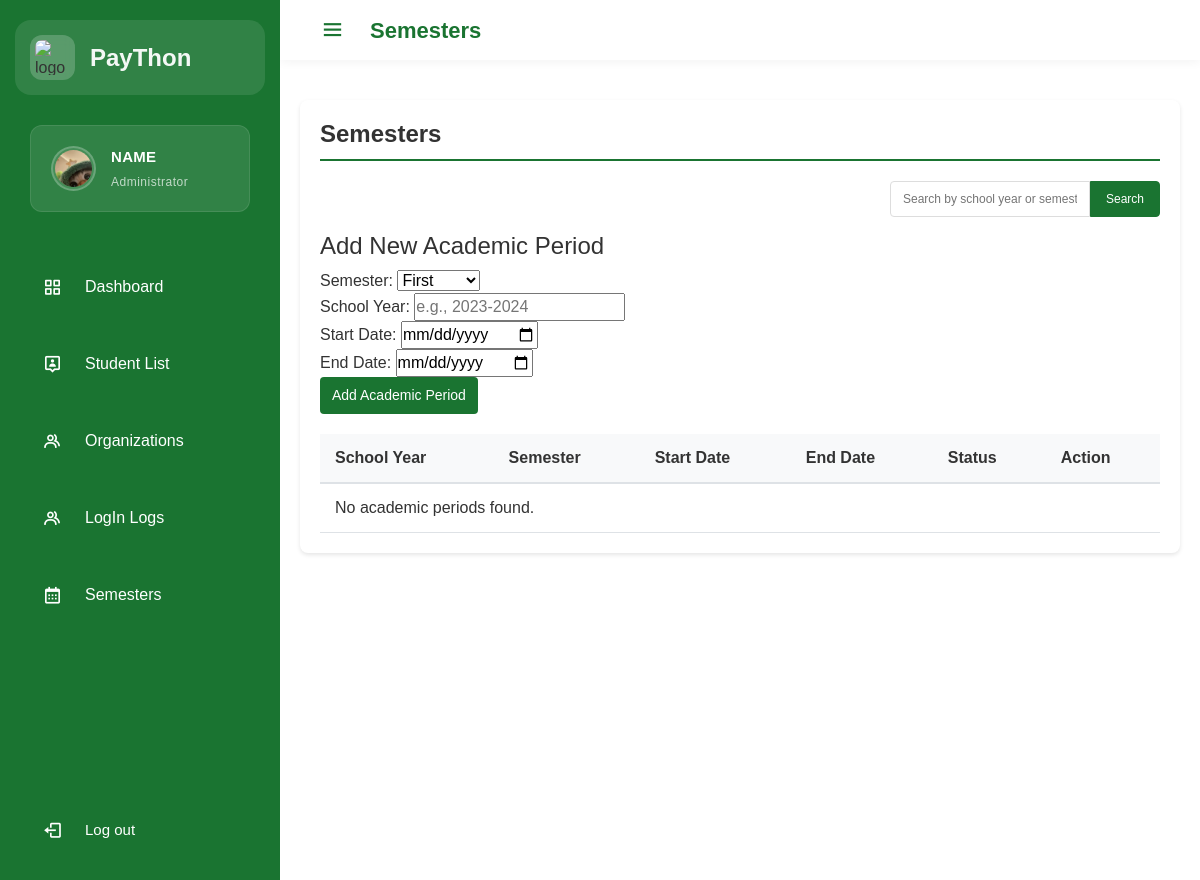
Before: /admin_semesters.php with the older database file.
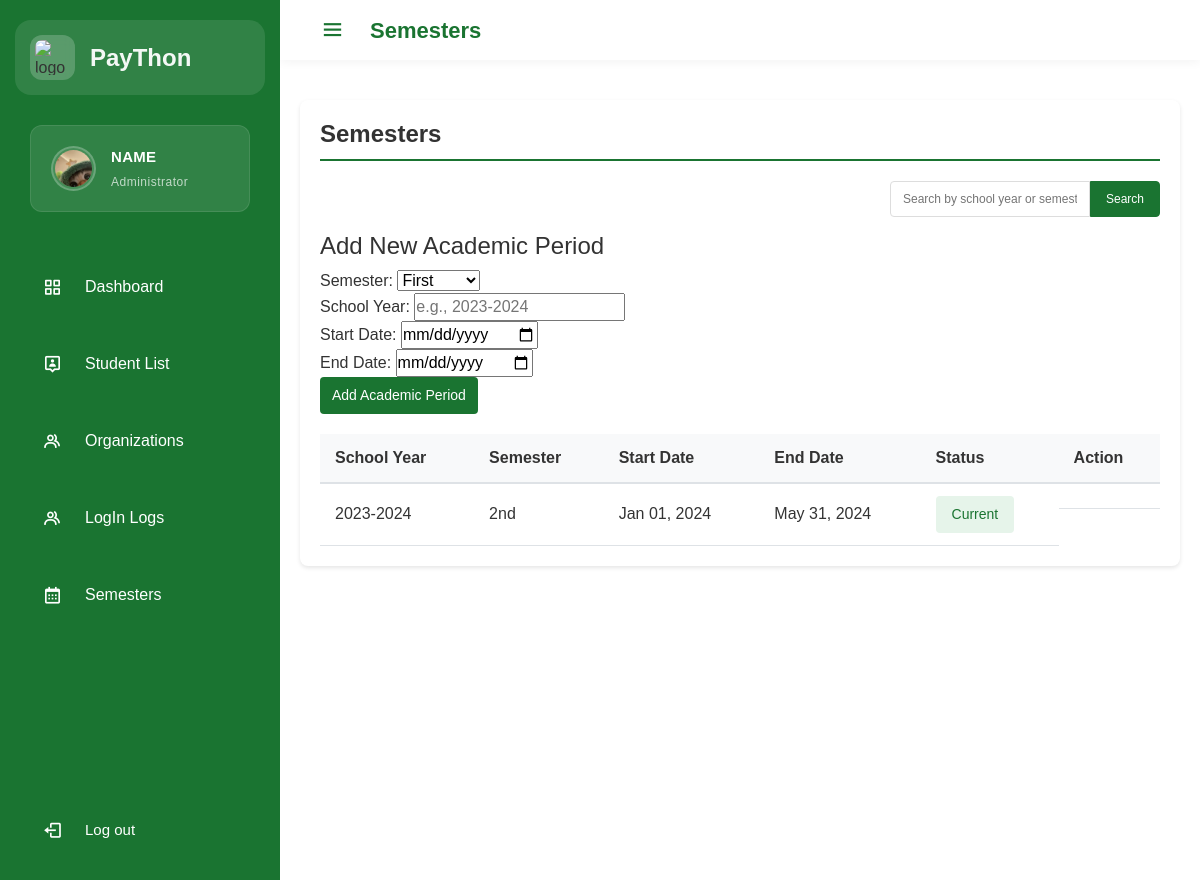
After: the same page with the newer database file.
### tables this page shows
CREATE TABLE `academic_periods` (
  `school_year` VARCHAR(9) NOT NULL,
  `semester` ENUM('1st', '2nd', 'Summer') NOT NULL,
  `is_current` BOOLEAN DEFAULT FALSE,
  `start_date` DATE NOT NULL,
  `end_date` DATE NOT NULL,
  PRIMARY KEY (`school_year`, `semester`)
);

### classes/academicperiod.class.php (called while the page is built, shortened)
<?php
require_once($_SERVER['DOCUMENT_ROOT'] . '/Paython/classes/database.class.php');
class AcademicPeriod {
    protected $db;
    function __construct() {
        $this->db = new Database();
    }
    function getAllPeriods($searchQuery = '') {
        $sql = "SELECT * FROM academic_periods
                WHERE (school_year LIKE :search OR semester LIKE :search OR :search = '')
                ORDER BY is_current DESC,
                school_year DESC,
                CASE semester
                    WHEN '1st' THEN 1
                    WHEN '2nd' THEN 2
                    WHEN 'Summer' THEN 3
                END";
        $query = $this->db->connect()->prepare($sql);
        $searchTerm = "%$searchQuery%";
        $query->bindParam(':search', $searchTerm, PDO::PARAM_STR);
        if ($query->execute()) {
            return $query->fetchAll();
        }
        return false;
    }
}

### classes/database.class.php (called while the page is built, shortened)
<?php
if (!class_exists('Database')) {
    class Database {
        function connect() {
            try {
                $this->db = new PDO("mysql:host=localhost;dbname=PMS1", "root", "");
                $this->db->setAttribute(PDO::ATTR_ERRMODE, PDO::ERRMODE_EXCEPTION);
                return $this->db;
            } catch(PDOException $e) {
                die("Database connection failed: " . $e->getMessage());
            }
        }
    }
}
?>

### admin_semesters.php (the view, shortened to what this page needs)
<!DOCTYPE html>
<html lang="en">
<head>
    <link href="https://cdn.jsdelivr.net/npm/bootstrap@5.3.2/dist/css/bootstrap.min.css" rel="stylesheet">
    <link rel="stylesheet" href="https://cdnjs.cloudflare.com/ajax/libs/font-awesome/6.0.0/css/all.min.css">
    <link rel="stylesheet" href="css/admin_logs.css">
</head>
<body>
    <?php include 'navbar.php'; ?>
    <?php
    require_once 'classes/academicperiod.class.php';
    $academicPeriod = new AcademicPeriod();
    $searchQuery = isset($_POST['searchQuery']) ? clean_input($_POST['searchQuery']) : '';
    $periods = $academicPeriod->getAllPeriods($searchQuery);
    ?>
    <section class="home-section">
        <div class="home-content">
            <div class="content-wrapper">
                <h3 class="page-title" style="font-weight: 700; font-size: 24px; color: #333; margin-bottom: 20px; padding-bottom: 10px; border-bottom: 2px solid #1a7431;">Semesters</h3>
                <div class="search-filter">
                    <form method="POST">
                        <input
                            type="text"
                            name="searchQuery"
                            id="searchBar"
                            placeholder="Search by school year or semester..."
                            class="search-bar"
                            value="<?php echo $searchQuery; ?>"
                        >
                        <button type="submit" class="search-button">Search</button>
                    </form>
                </div>
                <div class="form-section">
                    <h4>Add New Academic Period</h4>
                    <form method="POST" action="">
                        <div class="form-group">
                            <label for="semester">Semester:</label>
                            <select name="semester" required>
                                <option value="1st">First</option>
                            </select>
                        </div>
                        <div class="form-group">
                            <label for="school_year">School Year:</label>
                            <input type="text" name="school_year" required placeholder="e.g., 2023-2024" pattern="\d{4}-\d{4}">
                        </div>
                        <div class="form-group">
                            <label for="start_date">Start Date:</label>
                            <input type="date" name="start_date" required>
                        </div>
                        <div class="form-group">
                            <label for="end_date">End Date:</label>
                            <input type="date" name="end_date" required>
                        </div>
                        <button type="submit" name="add_semester" class="btn btn-success">Add Academic Period</button>
                    </form>
                </div>
                <div class="list-section">
                    <table class="admin-logs-table">
                        <thead>
                            <tr>
                                <th>School Year</th>
                                <th>Semester</th>
                                <th>Start Date</th>
                                <th>End Date</th>
                                <th>Status</th>
                                <th>Action</th>
                            </tr>
                        </thead>
                        <tbody>
                            <?php if ($periods): ?>
                                <?php foreach ($periods as $row): ?>
                                    <tr>
                                        <td><?php echo $row['school_year']; ?></td>
                                        <td><?php echo $row['semester']; ?></td>
                                        <td><?php echo date('M d, Y', strtotime($row['start_date'])); ?></td>
                                        <td><?php echo date('M d, Y', strtotime($row['end_date'])); ?></td>
                                        <td>
                                            <?php if ($row['is_current']): ?>
                                                <span class="status-badge status-approved">Current</span>
                                            <?php else: ?>
                                                <span class="status-badge">-</span>
                                            <?php endif; ?>
                                        </td>
                                        <td class="actions">
                                        </td>
                                    </tr>
                                <?php endforeach; ?>
                            <?php else: ?>
                                <tr>
                                    <td colspan="6">No academic periods found.</td>
                                </tr>
                            <?php endif; ?>
                        </tbody>
                    </table>
                </div>
            </div>
        </div>
    </section>
</body>
</html>

### navbar.php (shortened to what this page needs)
<?php
$current_page = basename($_SERVER['PHP_SELF']);
$page_titles = [
    'admin_dashboard.php' => 'Dashboard',
    'studentlist.php' => 'Student List',
    'admin_organizations.php' => 'Organizations',
    'admin_semesters.php' => 'Semesters',
];
$current_title = isset($page_titles[$current_page]) ? $page_titles[$current_page] : 'Dashboard';
?>
<!DOCTYPE html>
<html lang="en">
<head>
    <link rel="stylesheet" href="css/staffbar.css">
    <link href='https://unpkg.com/boxicons@2.0.7/css/boxicons.min.css' rel='stylesheet'>
</head>
<body>
    <div class="sidebar">
        <div class="sidebar-header">
            <div class="logo">
                <img src="img/ccs.png" alt="logo">
                <span class="logo_name">PayThon</span>
            </div>
            <div class="profile-section">
        <img src="img/prof.jpg" alt="profile">
        <div class="profile-info">
            <span class="admin_name">NAME</span>
            <span class="admin_role">Administrator</span>
        </div>
    </div>
        </div>
        <ul class="sidebar_list">
            <li>
                <a href="admin_dashboard.php" data-name="Dashboard" class="menu-item">
                    <i class='bx bx-grid-alt'></i>
                    <span class="list_name">Dashboard</span>
                </a>
            </li>
            <li>
                <a href="studentlist.php" data-name="Student List" class="menu-item">
                    <i class='bx bx-user-pin'></i>
                    <span class="list_name">Student List</span>
                </a>
            </li>
            <li>
                <a href="admin_organizations.php" data-name="Organizations" class="menu-item">
                    <i class='bx bx-group'></i>
                    <span class="list_name">Organizations</span>
                </a>
            </li>
            <li>
                <a href="admin_login_logs.php" data-name="LogIn Logs" class="menu-item">
                    <i class='bx bx-group'></i>
                    <span class="list_name">LogIn Logs</span>
                </a>
            </li>
            <li>
                <a href="admin_semesters.php" data-name="Semesters" class="menu-item">
                    <i class='bx bx-calendar'></i>
                    <span class="list_name">Semesters</span>
                </a>
            </li>
        </ul>
        <li class="log_out">
            <a href="login.php">
                <i class='bx bx-log-out'></i>
                <span class="list_name">Log out</span>
            </a>
        </li>
    </div>
    <nav class="home-section-nav">
    <div class="sidebar-button">
        <i class='bx bx-menu sidebarBtn'></i>
        <span class="dashboard" id="topbar-title"><?php echo $current_title; ?></span>
    </div>
</nav>
</body>
</html>

### css/admin_logs.css (style rules this page uses)
body { color: #333; padding-top: 80px; }
.admin-logs-table { width: 100%; border-collapse: collapse; margin-top: 20px; }
.admin-logs-table thead { background-color: #f8f9fa; }
.admin-logs-table th { padding: 12px 15px; text-align: left; border-bottom: 2px solid #dee2e6; color: #333; font-weight: 600; }
.admin-logs-table td { padding: 12px 15px; border-bottom: 1px solid #dee2e6; vertical-align: middle; }
.status-badge { padding: 8px 16px; border-radius: 4px; font-size: 14px; font-weight: 500; display: inline-block; }
.status-approved { background: #e6f4ea; color: #1a7431; }
.home-section { padding: 20px; }
.content-wrapper { background: white; border-radius: 8px; box-shadow: 0 2px 4px rgba(0,0,0,0.1); padding: 20px; }
.actions { display: flex; gap: 10px; }
.btn { padding: 8px 12px; border: none; border-radius: 4px; cursor: pointer; display: flex; align-items: center; gap: 5px; font-size: 14px; }
.btn-success { background-color: #1a7431; color: white; }
.search-filter { display: flex; justify-content: flex-end; align-items: center; margin-bottom: 15px; }
.search-filter form { display: flex; align-items: center; }
.search-bar { padding: 8px 12px; border: 1px solid #ddd; border-radius: 4px 0 0 4px; width: 200px; font-size: 12px; transition: border-color 0.3s ease; }
.search-button { padding: 8px 15px; background-color: #1a7431; color: white; border: 1px solid #1a7431; border-radius: 0 4px 4px 0; cursor: pointer; font-size: 12px; transition: background-color 0.3s ease; }

Changed rows visible on the page:
added academic_periods: school_year "2023-2024", semester "2nd", start_date "Jan 01, 2024", end_date "May 31, 2024", is_current "Current"
Other visible differences:
text no longer shown: "No academic periods found."
